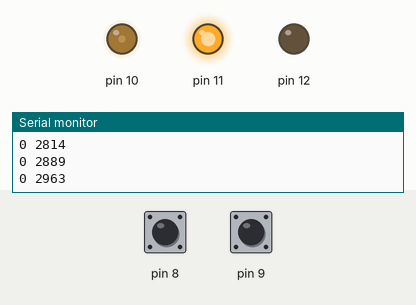
Recording of a sketch running on a simulated Arduino Uno, built with avr-gcc and run on an emulated ATmega328P. Parts: output pins drawn as LEDs (lit = HIGH), the last lines printed to the serial monitor. Inputs (shaded band) come from the test bench; at power-on: pin 8 HIGH, pin 9 HIGH.

Above: at 0.3 s.
At 5.1 s:
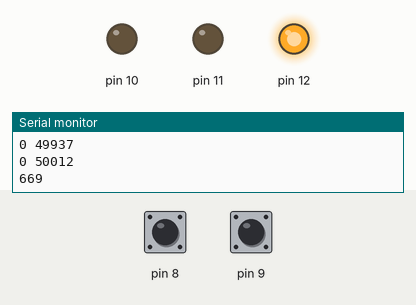
Timing chart, 0 to 6.6 s (numbered marks = the images above):
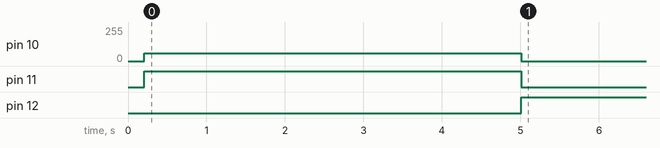

Measured:
- by itself, pin 10: 0/255 → 57/255 at 0.21 s, → 0/255 4.8 s later
- by itself, pin 11: LOW → HIGH at 0.21 s, → LOW 4.8 s later
- by itself, pin 12: LOW → HIGH at 5.0 s

The sketch:

pidControl.ino
```cpp
#include "PinChangeInterrupt.h"
#include <Wire.h>
#include <math.h>

class PID{
  private:
    double Kp;
    double Ki;
    double input;
    double output;
    double error;
    double error_int = 0;
    unsigned long pid_time = 0;

  public:
    double setpoint;

    PID(double Kp, double Ki, double setpoint) :
    Kp(Kp), Ki(Ki), setpoint(setpoint){}

    double update(double input){
      error = input - setpoint;
      if (input !=0 ){
        error_int += error * (micros() - pid_time) / 1e6;
      }
      pid_time = micros();
      output = Kp * error + Ki * error_int;
      return output;
    }
};

class Motor{
  private:
    const double rpp = 1/1320.;
    volatile byte C1_state = LOW;
    volatile byte C2_state = LOW;
    unsigned long time_motor = 0;
    const double Vdead = 1.4;
    const double Vmax = 12;
    const double v2byte = 255 / (Vmax - Vdead);
    PID pid;
    double V_out;

  public:
    const byte pinC1;
    const byte pinC2;
    const byte pinM1;
    const byte pinM2;
    const byte pinPWM;
    volatile int dist = 0;
    double prev_dist = 0.;
    double speed;

    Motor (const byte pinC1, const byte pinC2, const byte pinM1, const byte pinM2, const byte pinPWM) :
    pinC1(pinC1), pinC2(pinC2), pinM1(pinM1), pinM2(pinM2), pinPWM(pinPWM), pid(15,10,1) {
      pinMode(pinC1, INPUT_PULLUP);
      pinMode(pinC2, INPUT_PULLUP);
      pinMode(pinM1, OUTPUT);
      pinMode(pinM2, OUTPUT);
      pinMode(pinPWM, OUTPUT);
    }

    void update() {
      speed = ((dist - prev_dist)*1e6)/(micros() - time_motor);
      prev_dist = dist;
      time_motor = micros();
    }

    void setSetPoint(double setpoint){
      pid.setpoint = setpoint;
    }

    void setVoltage(double Vin){
      if (Vin < 0){
        digitalWrite(pinM2,LOW);
        digitalWrite(pinM1,HIGH);
      }
      else{
        digitalWrite(pinM1,LOW);
        digitalWrite(pinM2,HIGH);
      }
      if (Vin == 0){
        analogWrite(pinPWM,0);
      }
      else{
        analogWrite(pinPWM,min(int((abs(Vin)+Vdead)*v2byte),255));
      }
    }

    void speedPID(){
      V_out = pid.update(speed);
      Serial.println(V_out);
      setVoltage(V_out);
    }

    void C1change() {
      C1_state = digitalRead(pinC1);
      if (C1_state == C2_state){
        dist -= 1;
      }
      else{
        dist += 1;
      }
    }

    void C2change() {
      C2_state = digitalRead(pinC2);
      if (C1_state == C2_state){
        dist += 1;
      }
      else{
        dist -= 1;
      }
    }

};

Motor motor1(8,9,11,12,10);
unsigned long time_init = 0;
unsigned int count = 0;
bool end = false;

void setup() {
  Serial.begin(115200);

  attachPCINT(digitalPinToPCINT(motor1.pinC1), M1C1ISR, CHANGE);
  attachPCINT(digitalPinToPCINT(motor1.pinC2), M1C2ISR, CHANGE);
}

void loop() {
  count += 1;
  motor1.update();
  Serial.print(motor1.dist);
  Serial.print(" ");
  Serial.println(micros()/100);
  if((millis() - time_init) > 200 & !end){
    motor1.setVoltage(-1);
  }
  delay(7);

  if((millis() - time_init) > 5000 & !end){
    motor1.setVoltage(0);
    Serial.println(count);
    while (true){

    }
  }
}

void M1C1ISR() {
  motor1.C1change();
}

void M1C2ISR() {
  motor1.C2change();
}
```
